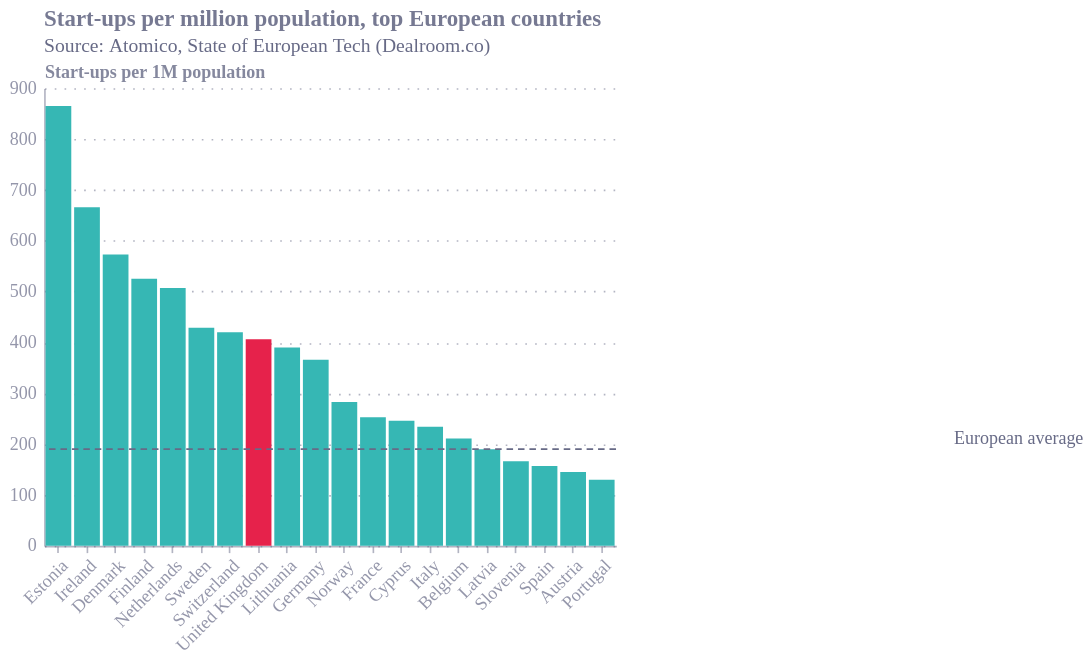

Describe this chart as a Vega-Lite specification.
### Vega-Lite specification from a JSON file in a GitHub repository (floating-point values rounded to 4 significant figures)
{"config": {"font": "Circular Std", "text": {"color": "#676A86", "align": "left", "baseline": "middle", "dx": 7, "dy": 0, "fontSize": 11}, "view": {"stroke": null, "continuousWidth": 400, "continuousHeight": 300, "discreteWidth": 400, "discreteHeight": 300}, "range": {"category": ["#36B7B4", "#E6224B", "#F4C245", "#0063AF", "#00A767", "#179FDB", "#EB5C2E"], "diverging": ["#E6224B", "#E54753", "#C9C9C9", "#179FDB", "#122B39"], "heatmap": ["#C9C9C9", "#179FDB", "#0063AF", "#122B39"], "ordinal": ["#00A767", "#36B7B4", "#179FDB", "#0063AF", "#243B5A"]}, "bar": {"color": "#179fdb"}, "line": {"color": "#e6224b"}, "rule": {"color": "#676A86"}, "area": {"opacity": 0.3}, "point": {"filled": true, "size": 80, "color": "#e6224b", "opacity": 0.95}, "geoshape": {"stroke": "white", "strokeWidth": 0.3}, "rect": {"fill": "#d6d4d4", "opacity": 0.3}, "axis": {"labelColor": "#676A86", "labelFontSize": 11, "labelFont": "Circular Std", "labelOpacity": 0.7, "tickColor": "#676A86", "tickOpacity": 0.5, "domainColor": "#676A86", "domainOpacity": 0.5, "gridColor": "#676A86", "gridDash": [2, 2], "gridOpacity": 0.5, "title": null, "titleColor": "#676A86", "titleOpacity": 0.8, "tickSize": 4}, "axisXDiscrete": {"grid": false, "labelAngle": 0, "tickCount": 10, "tickOpacity": 0.5, "title": null}, "axisYDiscrete": {"ticks": false, "labelPadding": 5}, "axisXTemporal": {"grid": false, "ticks": true}, "axisXQuantitative": {"grid": true}, "axisYQuantitative": {"gridColor": "#676A86", "gridDash": [1, 5], "gridOpacity": 0.5, "ticks": false, "labelPadding": 5, "tickCount": 8, "titleAngle": 0, "titleAlign": "left", "titleBaseline": "bottom", "titleX": 0, "titleY": -5}, "title": {"color": "#676A86E6", "subtitleColor": "#676A86", "font": "Circular Std", "subtitleFont": "Circular Std", "anchor": "start", "fontSize": 14, "subtitleFontSize": 12, "subtitlePadding": 4, "offset": 0, "frame": "group"}, "legend": {"titleColor": "#122b39", "title": null, "labelColor": "#122b39", "labelFontSize": 11}}, "layer": [{"data": {"name": "data-baeb3ce1a795cdc24356a2570280c1d4"}, "mark": {"type": "bar"}, "encoding": {"color": {"field": "hl", "legend": null, "scale": {"domain": [false, true]}, "type": "nominal"}, "x": {"axis": {"labelAngle": -45}, "field": "country", "sort": ["Estonia", "Ireland", "Denmark", "Finland", "Netherlands", "Sweden", "Switzerland", "United Kingdom", "Lithuania", "Germany", "Norway", "France", "Cyprus", "Italy", "Belgium", "Latvia", "Slovenia", "Spain", "Austria", "Portugal"], "title": null, "type": "nominal"}, "y": {"field": "val", "title": "Start-ups per 1M population", "type": "quantitative"}}}, {"data": {"name": "data-ff0ec7599191c33a849084202312159b"}, "mark": {"type": "rule", "strokeDash": [4, 3]}, "encoding": {"y": {"field": "y", "type": "quantitative"}}}, {"data": {"name": "data-a95743444f8f46b3520c25d1119c1b8f"}, "mark": {"type": "text", "align": "right", "dx": -4, "dy": -6}, "encoding": {"text": {"field": "t", "type": "nominal"}, "x": {"value": 640}, "y": {"field": "y", "type": "quantitative"}}}], "height": 280, "title": {"text": "Start-ups per million population, top European countries", "anchor": "start", "subtitle": "Source: Atomico, State of European Tech (Dealroom.co)"}, "width": 350, "$schema": "https://vega.github.io/schema/vega-lite/v6.4.1.json", "datasets": {"data-baeb3ce1a795cdc24356a2570280c1d4": [{"country": "Estonia", "val": 865, "hl": false}, {"country": "Ireland", "val": 666, "hl": false}, {"country": "Denmark", "val": 573, "hl": false}, {"country": "Finland", "val": 525, "hl": false}, {"country": "Netherlands", "val": 507, "hl": false}, {"country": "Sweden", "val": 429, "hl": false}, {"country": "Switzerland", "val": 420, "hl": false}, {"country": "United Kingdom", "val": 406, "hl": true}, {"country": "Lithuania", "val": 390, "hl": false}, {"country": "Germany", "val": 366, "hl": false}, {"country": "Norway", "val": 283, "hl": false}, {"country": "France", "val": 253, "hl": false}, {"country": "Cyprus", "val": 246, "hl": false}, {"country": "Italy", "val": 234, "hl": false}, {"country": "Belgium", "val": 211, "hl": false}, {"country": "Latvia", "val": 190, "hl": false}, {"country": "Slovenia", "val": 166, "hl": false}, {"country": "Spain", "val": 157, "hl": false}, {"country": "Austria", "val": 145, "hl": false}, {"country": "Portugal", "val": 130, "hl": false}], "data-ff0ec7599191c33a849084202312159b": [{"y": 190}], "data-a95743444f8f46b3520c25d1119c1b8f": [{"y": 190, "t": "European average"}]}}
